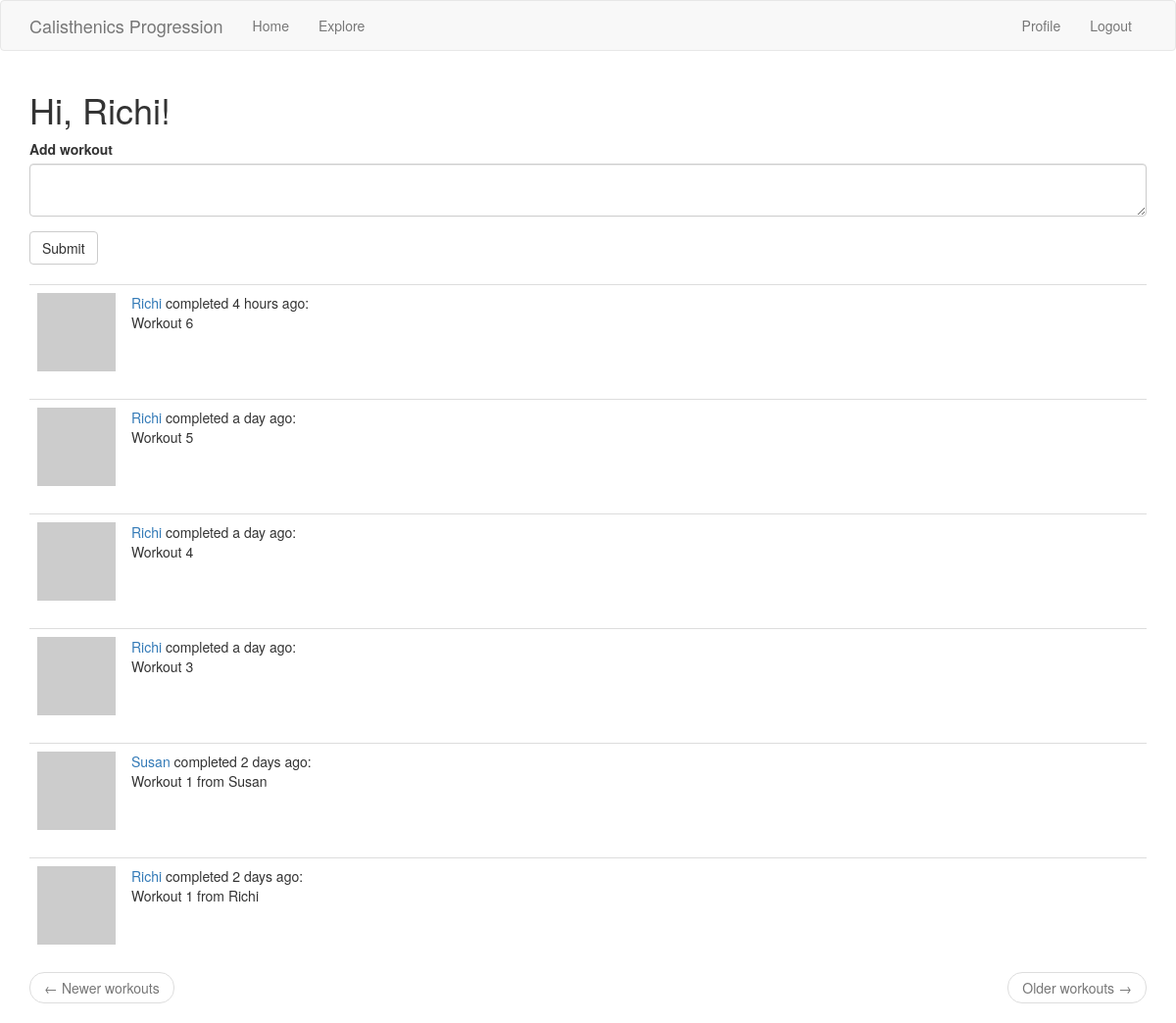
The app's page /index (signed in) with its own data.
### app/models.py (models this page shows, shortened)
class User(UserMixin, db.Model):
    id = db.Column(db.Integer, primary_key=True)
    username = db.Column(db.String(64), index=True, unique=True)
    email = db.Column(db.String(120), index=True, unique=True)
    password_hash = db.Column(db.String(128))
    about_me = db.Column(db.String(280))
    last_seen = db.Column(db.DateTime, default=datetime.utcnow)
    followed = db.relationship(
        'User', secondary=followers,
        primaryjoin=(followers.c.follower_id == id),
        secondaryjoin=(followers.c.followed_id == id),
        backref=db.backref('followers', lazy='dynamic'), lazy='dynamic')
    workouts = db.relationship('Workout', backref='athlet', lazy='dynamic')
    def avatar(self, size):
        digest = md5(self.email.lower().encode('utf-8')).hexdigest()
        return 'https://www.gravatar.com/avatar/{}?d=identicon&s={}'.format(digest, size)
    def followed_workouts(self):
        followed = Workout.query.join(
            followers, (followers.c.followed_id == Workout.user_id)).filter(
                followers.c.follower_id == self.id)
        own = Workout.query.filter_by(user_id=self.id)
        return followed.union(own).order_by(Workout.timestamp.desc())

class Workout(db.Model):
    id = db.Column(db.Integer, primary_key=True)
    title = db.Column(db.String(80), index=True)
    timestamp = db.Column(db.DateTime, index=True, default=datetime.utcnow)
    user_id = db.Column(db.Integer, db.ForeignKey('user.id'))

### app/routes.py (the view)
@app.route("/", methods=['GET', 'POST'] )
@app.route("/index", methods=['GET', 'POST'])
@login_required
def index():
    form = WorkoutForm()
    if form.validate_on_submit():
        workout = Workout(title=form.workout.data, athlet=current_user)
        db.session.add(workout)
        db.session.commit()
        flash('Your workout is now live!')
        return redirect(url_for('index'))
    page = request.args.get('page', 1, type=int)
    workouts = current_user.followed_workouts().paginate(page, app.config['WORKOUTS_PER_PAGE'], False)
    next_url = url_for('index', page=workouts.next_num) \
        if workouts.has_next else None
    prev_url = url_for('index', page=workouts.prev_num) \
        if workouts.has_prev else None
    return render_template('index.html', title='Home', form=form, workouts=workouts.items, next_url=next_url, prev_url=prev_url)

### app/forms.py
class WorkoutForm(FlaskForm):
    workout = TextAreaField('Add workout', validators=[DataRequired(), Length(min=1, max=140)])
    submit = SubmitField('Submit')

### app/models.py (called while the page is built)
@login.user_loader
def load_user(id):
    return User.query.get(int(id))

### app/routes.py (called while the page is built)
@app.before_request
def before_request():
    if current_user.is_authenticated:
        current_user.last_seen = datetime.utcnow()
        db.session.commit()

### app/templates/index.html
{% extends "base.html" %}
{% import 'bootstrap/wtf.html' as wtf %}
{% block app_content %}
    <h1>Hi, {{ current_user.username }}!</h1>
    {% if form %}
    {{ wtf.quick_form(form) }}
    <br>
    {% endif %}
    {% for workout in workouts %}
        {% include '_workout.html' %}
    {% endfor %}
    <nav aria-label="...">
        <ul class="pager">
            <li class="previous{% if not prev_url %} disabled{% endif %}">
                <a href="{{ prev_url or '#' }}">
                    <span aria-hidden="true">&larr;</span> Newer workouts
                </a>
            </li>
            <li class="next{% if not next_url %} disabled{% endif %}">
                <a href="{{ next_url or '#' }}">
                    Older workouts <span aria-hidden="true">&rarr;</span>
                </a>
            </li>
        </ul>
    </nav>
{% endblock %}

### app/templates/_workout.html
<table class="table table-hover">
    <tr>
        <td width="70px">
            <a href="{{ url_for('user', username=workout.athlet.username) }}">
                <img src="{{ workout.athlet.avatar(70) }}" />
            </a>
        </td>
        <td>
            <a href="{{ url_for('user', username=workout.athlet.username) }}">
                {{ workout.athlet.username }}
            </a>
            completed {{ moment(workout.timestamp).fromNow() }}:
            <br>
            {{ workout.title }}
        </td>
    </tr>
</table>

### records on screen
User: username "Richi"
Workout: athlet.username "Richi", timestamp "4 hours ago", title "Workout 6"
Workout: athlet.username "Richi", timestamp "a day ago", title "Workout 5"
Workout: athlet.username "Richi", timestamp "a day ago", title "Workout 4"
Workout: athlet.username "Richi", timestamp "a day ago", title "Workout 3"
Workout: athlet.username "Susan", timestamp "2 days ago", title "Workout 1 from Susan"
Workout: athlet.username "Richi", timestamp "2 days ago", title "Workout 1 from Richi"
